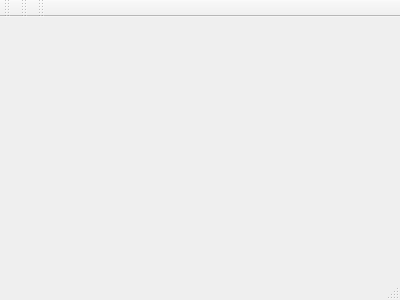
<?xml version="1.0" encoding="UTF-8"?>
<ui version="4.0">
 <class>QtZooClient</class>
 <widget class="QMainWindow" name="QtZooClient">
  <property name="geometry">
   <rect>
    <x>0</x>
    <y>0</y>
    <width>400</width>
    <height>300</height>
   </rect>
  </property>
  <property name="windowTitle">
   <string>QtZooClient</string>
  </property>
  <widget class="QWidget" name="centralWidget">
   <layout class="QVBoxLayout" name="verticalLayout">
    <item>
     <layout class="QVBoxLayout" name="mainLayout"/>
    </item>
   </layout>
  </widget>
  <widget class="QMenuBar" name="menuBar">
   <property name="geometry">
    <rect>
     <x>0</x>
     <y>0</y>
     <width>400</width>
     <height>27</height>
    </rect>
   </property>
  </widget>
  <widget class="QToolBar" name="mainToolBar">
   <attribute name="toolBarArea">
    <enum>TopToolBarArea</enum>
   </attribute>
   <attribute name="toolBarBreak">
    <bool>false</bool>
   </attribute>
  </widget>
  <widget class="QStatusBar" name="statusBar"/>
  <widget class="QToolBar" name="toolBar">
   <property name="windowTitle">
    <string>toolBar</string>
   </property>
   <attribute name="toolBarArea">
    <enum>TopToolBarArea</enum>
   </attribute>
   <attribute name="toolBarBreak">
    <bool>false</bool>
   </attribute>
  </widget>
  <widget class="QToolBar" name="toolBar_2">
   <property name="windowTitle">
    <string>toolBar_2</string>
   </property>
   <attribute name="toolBarArea">
    <enum>TopToolBarArea</enum>
   </attribute>
   <attribute name="toolBarBreak">
    <bool>false</bool>
   </attribute>
  </widget>
 </widget>
 <layoutdefault spacing="6" margin="11"/>
 <resources/>
 <connections/>
</ui>
